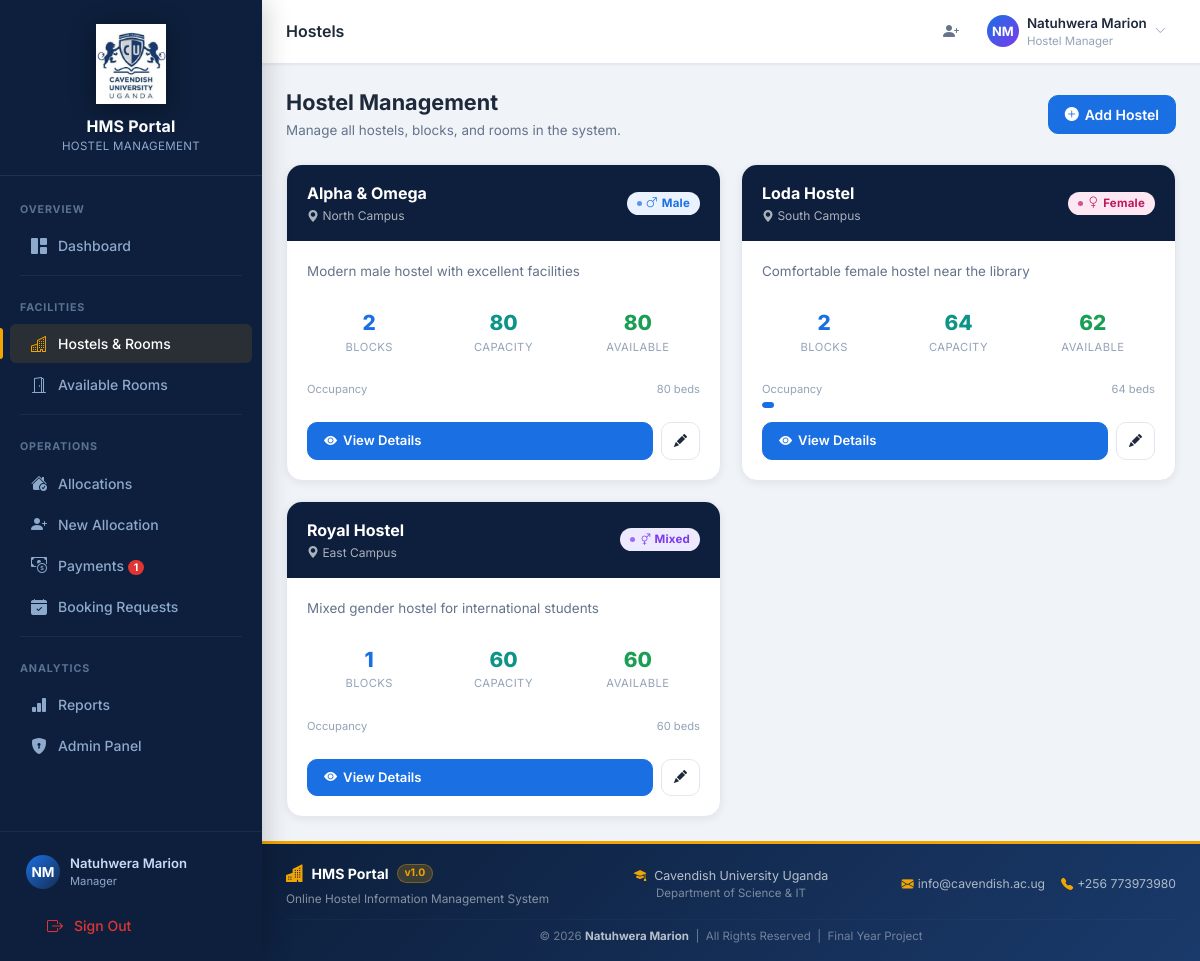
Page /hostels/ (signed in) on the committed database.
### users/models.py (models this page shows, shortened)
class CustomUser(AbstractUser):
    is_student = models.BooleanField(default=False, help_text="Designates if user is a student")
    is_manager = models.BooleanField(default=False, help_text="Designates if user is a hostel manager/admin")
    department = models.CharField(max_length=100, blank=True, null=True)
    level = models.CharField(max_length=20, blank=True, null=True, help_text="e.g., 100, 200, 300, 400")
    phone_number = models.CharField(max_length=15, blank=True, null=True)
    student_id = models.CharField(max_length=50, unique=True, blank=True, null=True)
    date_of_birth = models.DateField(blank=True, null=True)
    gender = models.CharField(max_length=10, choices=[('Male', 'Male'), ('Female', 'Female')], blank=True, null=True)
    photo = models.ImageField(upload_to='profile_photos/', blank=True, null=True, help_text="Profile photo")
    class Meta:
        verbose_name = "User"
        verbose_name_plural = "Users"

### hostels/models.py (models this page shows, shortened)
class Hostel(models.Model):
    GENDER_CHOICES = [
        ('Male', 'Male'),
        ('Female', 'Female'),
        ('Mixed', 'Mixed'),
    ]
    name = models.CharField(max_length=200, unique=True)
    location = models.CharField(max_length=300)
    gender = models.CharField(max_length=10, choices=GENDER_CHOICES)
    description = models.TextField(blank=True, null=True)
    image_url = models.URLField(max_length=500, blank=True, null=True, help_text="URL of the hostel banner image")
    price_per_semester = models.DecimalField(
        max_digits=12, decimal_places=2, null=True, blank=True,
        help_text="Hostel fee per semester (UGX)"
    )
    created_at = models.DateTimeField(auto_now_add=True)
    updated_at = models.DateTimeField(auto_now=True)
    def total_capacity(self):
        return sum(room.capacity for block in self.blocks.all() for room in block.rooms.all())
    def available_spaces(self):
        total = sum(room.capacity for block in self.blocks.all() for room in block.rooms.all())
        occupied = sum(room.occupied_beds() for block in self.blocks.all() for room in block.rooms.all())
        return total - occupied
    class Meta:
        ordering = ['name']

### hostels/views.py (the view)
# urls.py: path('', views.hostel_list, name='hostel_list'),
@login_required
@manager_required
def hostel_list(request):
    hostels = Hostel.objects.prefetch_related('blocks__rooms').all()
    return render(request, 'hostels/hostel_list.html', {'hostels': hostels})

### hostels/models.py (called while the page is built)
    def occupied_beds(self):
        from allocations.models import Allocation
        return Allocation.objects.filter(room=self, status='active').count()

### users/context_processors.py (called while the page is built)
def sidebar_counts(request):
    if not request.user.is_authenticated:
        return {}
    if not (request.user.is_manager or request.user.is_staff):
        return {}
    from payments.models import Payment
    from allocations.models import BookingRequest
    return {
        'pending_payments_count': Payment.objects.filter(status='pending').count(),
        'pending_booking_requests_count': BookingRequest.objects.filter(status='pending').count(),
    }

### templates/hostels/hostel_list.html (shortened to what this page needs)
{% extends 'base.html' %}
{% block breadcrumb %}Hostels{% endblock %}
{% block content %}
<div class="page-header animate-in">
  <div>
    <h2>Hostel Management</h2>
    <p>Manage all hostels, blocks, and rooms in the system.</p>
  </div>
  <a href="{% url 'hostel_create' %}" class="btn btn-primary">
    <i class="bi bi-plus-circle-fill"></i> Add Hostel
  </a>
</div>
{% if hostels %}
<div style="display:grid;grid-template-columns:repeat(auto-fill,minmax(340px,1fr));gap:20px;">
  {% for hostel in hostels %}
  <div class="card animate-in" style="animation-delay:{{ forloop.counter0 }}00ms;">
    <div class="card-header" style="background:var(--navy);color:#fff;border-bottom:none;display:flex;justify-content:space-between;align-items:center;">
      <div>
        <div style="font-weight:700;font-size:1rem;">{{ hostel.name }}</div>
        <div style="font-size:.75rem;opacity:.65;margin-top:2px;">
          <i class="bi bi-geo-alt-fill"></i> {{ hostel.location }}
        </div>
      </div>
      <span class="badge-status {% if hostel.gender == 'Male' %}badge-male{% elif hostel.gender == 'Female' %}badge-female{% else %}badge-mixed{% endif %}">
        <i class="bi bi-{% if hostel.gender == 'Male' %}gender-male{% elif hostel.gender == 'Female' %}gender-female{% else %}gender-ambiguous{% endif %}"></i>
        {{ hostel.gender }}
      </span>
    </div>
    <div class="card-body">
      {% if hostel.description %}
      <p style="font-size:.84rem;color:var(--text-2);margin-bottom:16px;">{{ hostel.description }}</p>
      {% endif %}
      <div style="display:grid;grid-template-columns:repeat(3,1fr);gap:10px;margin-bottom:16px;">
        <div style="text-align:center;background:var(--bg-2);border-radius:8px;padding:10px 6px;">
          <div style="font-size:1.3rem;font-weight:800;color:var(--primary);">{{ hostel.blocks.count }}</div>
          <div style="font-size:.7rem;color:var(--text-3);text-transform:uppercase;letter-spacing:.04em;">Blocks</div>
        </div>
        <div style="text-align:center;background:var(--bg-2);border-radius:8px;padding:10px 6px;">
          {% with total=hostel.total_capacity %}
          <div style="font-size:1.3rem;font-weight:800;color:var(--teal);">{{ total }}</div>
          <div style="font-size:.7rem;color:var(--text-3);text-transform:uppercase;letter-spacing:.04em;">Capacity</div>
          {% endwith %}
        </div>
        <div style="text-align:center;background:var(--bg-2);border-radius:8px;padding:10px 6px;">
          {% with avail=hostel.available_spaces %}
          <div style="font-size:1.3rem;font-weight:800;color:{% if avail > 0 %}var(--success){% else %}var(--danger){% endif %};">{{ avail }}</div>
          <div style="font-size:.7rem;color:var(--text-3);text-transform:uppercase;letter-spacing:.04em;">Available</div>
          {% endwith %}
        </div>
      </div>
      {% with total=hostel.total_capacity avail=hostel.available_spaces %}
      {% if total > 0 %}
      {% widthratio avail total 100 as pct_avail %}
      <div style="margin-bottom:14px;">
        <div style="font-size:.7rem;color:var(--text-3);margin-bottom:4px;display:flex;justify-content:space-between;">
          <span>Occupancy</span>
          <span>{{ total }} beds</span>
        </div>
        <div style="background:var(--bg-3);border-radius:99px;height:6px;overflow:hidden;">
          <div style="height:100%;border-radius:99px;background:var(--primary);width:calc(100% - {{ pct_avail }}%);transition:width .6s;"></div>
        </div>
      </div>
      {% endif %}
      {% endwith %}
      <div style="display:flex;gap:8px;">
        <a href="{% url 'hostel_detail' hostel.pk %}" class="btn btn-primary" style="flex:1;font-size:.82rem;">
          <i class="bi bi-eye-fill"></i> View Details
        </a>
        <a href="{% url 'hostel_edit' hostel.pk %}" class="btn btn-outline" style="font-size:.82rem;padding:7px 12px;">
          <i class="bi bi-pencil-fill"></i>
        </a>
      </div>
    </div>
  </div>
  {% endfor %}
</div>
{% endif %}
{% endblock %}

### templates/base.html (shortened to what this page needs)
{% load static %}
<!DOCTYPE html>
<html lang="en">
<head>
  <link href="https://cdn.jsdelivr.net/npm/bootstrap@5.3.2/dist/css/bootstrap.min.css" rel="stylesheet">
  <link href="https://cdn.jsdelivr.net/npm/bootstrap-icons@1.11.3/font/bootstrap-icons.min.css" rel="stylesheet">
  <link href="{% static 'css/style.css' %}" rel="stylesheet">
</head>
<body>
{% if user.is_authenticated %}
<div class="app-layout">
  <aside class="sidebar" id="sidebar">
    <div class="sb-brand" style="flex-direction:column;align-items:center;text-align:center;padding:24px 16px 20px;gap:10px;">
      <img src="{% static 'images/logo.png' %}" alt="HMS Logo"
           style="width:100%;max-width:160px;height:80px;object-fit:contain;filter:drop-shadow(0 4px 12px rgba(0,0,0,.35));">
      <div class="sb-brand-text">
        <span class="sb-brand-name" style="font-size:1rem;">HMS Portal</span>
        <span class="sb-brand-sub">Hostel Management</span>
      </div>
    </div>
    <nav class="sb-nav">
      {% if user.is_manager or user.is_staff %}
      <div class="sb-section-title">Overview</div>
      <a href="{% url 'admin_dashboard' %}"
         class="sb-link {% if request.resolver_match.url_name == 'admin_dashboard' %}active{% endif %}">
        <i class="bi bi-grid-1x2-fill sb-icon"></i>
        <span>Dashboard</span>
      </a>
      <div class="sb-divider"></div>
      <div class="sb-section-title">Facilities</div>
      <a href="{% url 'hostel_list' %}"
         class="sb-link {% if 'hostel' in request.resolver_match.url_name %}active{% endif %}">
        <i class="bi bi-buildings sb-icon"></i>
        <span>Hostels &amp; Rooms</span>
      </a>
      <a href="{% url 'available_rooms' %}"
         class="sb-link {% if request.resolver_match.url_name == 'available_rooms' %}active{% endif %}">
        <i class="bi bi-door-open sb-icon"></i>
        <span>Available Rooms</span>
      </a>
      <div class="sb-divider"></div>
      <div class="sb-section-title">Operations</div>
      <a href="{% url 'allocation_list' %}"
         class="sb-link {% if request.resolver_match.url_name == 'allocation_list' %}active{% endif %}">
        <i class="bi bi-house-check-fill sb-icon"></i>
        <span>Allocations</span>
      </a>
      <a href="{% url 'create_allocation' %}"
         class="sb-link {% if request.resolver_match.url_name == 'create_allocation' %}active{% endif %}">
        <i class="bi bi-person-plus-fill sb-icon"></i>
        <span>New Allocation</span>
      </a>
      <a href="{% url 'payment_list' %}"
         class="sb-link {% if request.resolver_match.url_name == 'payment_list' %}active{% endif %}">
        <i class="bi bi-cash-coin sb-icon"></i>
        <span>Payments
          {% if pending_payments_count and pending_payments_count > 0 %}
            <span class="sb-badge">{{ pending_payments_count }}</span>
          {% endif %}
        </span>
      </a>
      <a href="{% url 'booking_requests_admin' %}"
         class="sb-link {% if request.resolver_match.url_name == 'booking_requests_admin' %}active{% endif %}">
        <i class="bi bi-calendar-check-fill sb-icon"></i>
        <span>Booking Requests
        </span>
      </a>
      <div class="sb-divider"></div>
      <div class="sb-section-title">Analytics</div>
      <a href="{% url 'reports_dashboard' %}"
         class="sb-link {% if 'report' in request.resolver_match.url_name %}active{% endif %}">
        <i class="bi bi-bar-chart-fill sb-icon"></i>
        <span>Reports</span>
      </a>
      <a href="/admin/" class="sb-link">
        <i class="bi bi-shield-lock-fill sb-icon"></i>
        <span>Admin Panel</span>
      </a>
      {% endif %}
    </nav>
    <div class="sb-footer">
      <div class="sb-user" style="cursor:default;">
        {% if user.photo %}
        <img src="{{ user.photo.url }}" alt="photo"
             style="width:36px;height:36px;border-radius:50%;object-fit:cover;flex-shrink:0;">
        {% else %}
        <div class="sb-avatar">{{ user.get_full_name|slice:":1"|upper }}{{ user.last_name|slice:":1"|upper }}</div>
        {% endif %}
        <div style="overflow:hidden;">
          <div class="sb-user-name">{{ user.get_full_name|default:user.username }}</div>
          <div class="sb-user-role">
            {% if user.is_manager or user.is_staff %}Manager{% else %}Student{% endif %}
          </div>
        </div>
      </div>
      <form method="post" action="{% url 'logout' %}" style="margin-top:8px;">
        <button type="submit" class="sb-link w-100" style="background:none;border:none;cursor:pointer;text-align:left;">
          <i class="bi bi-box-arrow-right sb-icon" style="color:#e03535;"></i>
          <span style="color:#e03535;">Sign Out</span>
        </button>
      </form>
    </div>
  </aside>
  <div class="main-wrapper">
    <header class="topbar">
      <div>
        {% block page_title %}<span class="topbar-title">{% block breadcrumb %}Dashboard{% endblock %}</span>{% endblock %}
      </div>
      <div class="topbar-actions">
        {% if user.is_manager or user.is_staff %}
        <a href="{% url 'create_allocation' %}" class="topbar-btn" title="New Allocation">
          <i class="bi bi-person-plus-fill"></i>
        </a>
        {% endif %}
        <div class="dropdown">
          <div class="topbar-user" data-bs-toggle="dropdown" aria-expanded="false" style="cursor:pointer;">
            {% if user.photo %}
            <img src="{{ user.photo.url }}" alt="photo"
                 style="width:36px;height:36px;border-radius:50%;object-fit:cover;flex-shrink:0;">
            {% else %}
            <div class="topbar-avatar">{{ user.get_full_name|slice:":1"|upper }}{{ user.last_name|slice:":1"|upper }}</div>
            {% endif %}
            <div class="d-none d-md-block">
              <div class="topbar-username">{{ user.get_full_name|default:user.username }}</div>
              <div class="topbar-role">
                {% if user.is_manager or user.is_staff %}Hostel Manager{% else %}Student{% endif %}
              </div>
            </div>
            <i class="bi bi-chevron-down d-none d-md-block" style="font-size:.7rem;color:var(--text-3);"></i>
          </div>
        </div>
      </div>
    </header>
    <main class="content-area">
      {% block content %}{% endblock %}
    </main>
    <footer style="background:linear-gradient(135deg,#0d1f3c 0%,#1a3a6b 100%);color:#fff;border-top:3px solid #f0a500;">
      <div class="container-fluid px-4 py-3">
        <div class="row align-items-center gy-2 text-center text-md-start">
          <div class="col-md-4">
            <div class="d-flex align-items-center gap-2 justify-content-center justify-content-md-start">
              <i class="bi bi-buildings-fill" style="color:#f0a500;font-size:1.1rem;"></i>
              <span class="fw-bold" style="font-size:.88rem;">HMS Portal</span>
              <span class="badge rounded-pill" style="background:rgba(240,165,0,.2);color:#f0a500;font-size:.65rem;border:1px solid rgba(240,165,0,.35);">v1.0</span>
            </div>
            <div class="mt-1" style="font-size:.74rem;color:rgba(255,255,255,.5);">Online Hostel Information Management System</div>
          </div>
          <div class="col-md-4 text-center">
            <div class="d-flex align-items-center justify-content-center gap-2" style="font-size:.78rem;color:rgba(255,255,255,.7);">
              <i class="bi bi-mortarboard-fill" style="color:#f0a500;"></i>
              <span>Cavendish University Uganda</span>
            </div>
            <div style="font-size:.72rem;color:rgba(255,255,255,.45);">Department of Science &amp; IT</div>
          </div>
          <div class="col-md-4 text-md-end text-center">
            <div class="d-flex flex-wrap justify-content-center justify-content-md-end gap-3">
              <span style="font-size:.76rem;color:rgba(255,255,255,.65);">
                <i class="bi bi-envelope-fill me-1" style="color:#f0a500;"></i>info@cavendish.ac.ug
              </span>
              <span style="font-size:.76rem;color:rgba(255,255,255,.65);">
                <i class="bi bi-telephone-fill me-1" style="color:#f0a500;"></i>+256 773973980
              </span>
            </div>
          </div>
        </div>
        <hr style="border-color:rgba(255,255,255,.1);margin:10px 0 8px;">
        <p class="text-center mb-0" style="font-size:.72rem;color:rgba(255,255,255,.4);">
          &copy; 2026 <strong style="color:rgba(255,255,255,.7);">Natuhwera Marion</strong> &nbsp;|&nbsp; All Rights Reserved &nbsp;|&nbsp; Final Year Project
        </p>
      </div>
    </footer>
  </div>
</div>
{% endif %}
</body>
</html>

### rows in the picture
CustomUser: get_full_name "N", last_name "M", get_full_name "Natuhwera Marion"
Hostel: name "Alpha & Omega", location "North Campus", gender "Male", description "Modern male hostel with excellent facilities", blocks.count "2", total_capacity "80", available_spaces "80"
Hostel: name "Loda Hostel", location "South Campus", gender "Female", description "Comfortable female hostel near the library", blocks.count "2", total_capacity "64", available_spaces "62"
Hostel: name "Royal Hostel", location "East Campus", gender "Mixed", description "Mixed gender hostel for international students", blocks.count "1", total_capacity "60", available_spaces "60"

### other values in the picture
{{ pending_payments_count }} "1"
